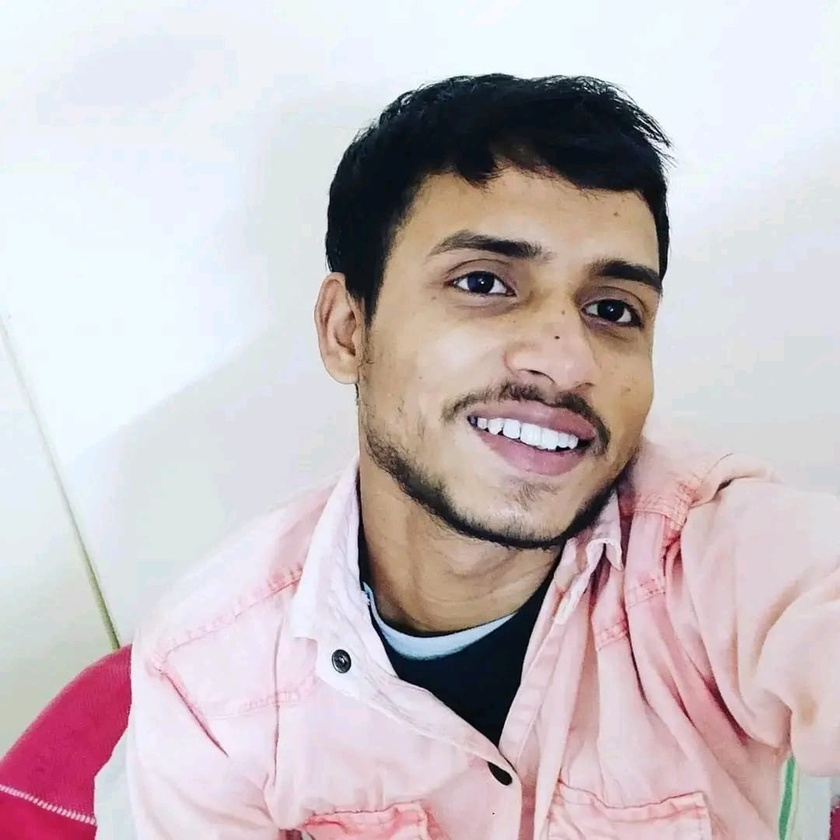
#> input picture .vscode/Danish 3.jpg, 840 x 840 px, shrunk from 1080 x 1080 before the run, given in place of the camera
$ python 'Face detect.py'
#> lines starting #> are read from the running program, lines starting #| are printed output that depends on the picture; after the words box and inside, x2 and y2 are one past the last pixel; in counts of white or black regions, pixels touching at a corner belong together
import cv2
import numpy as np

# Open the webcam (camera index 0, or change it to the appropriate index)
cap = cv2.VideoCapture(0)

while True:
    # Read a frame from the webcam
    ret, frame = cap.read()
#> frame is the input picture: shape (840, 840, 3); mean B, G, R 193.8, 190.4, 201.4

    # Convert the frame to the HSV color space
    hsv = cv2.cvtColor(frame, cv2.COLOR_BGR2HSV)
#> hsv: shape (840, 840, 3); mean H, S, V 101.5, 39.5, 208.5

    # Define the range of skin color in HSV
    lower_skin = np.array([0, 20, 70], dtype=np.uint8)
    upper_skin = np.array([20, 255, 255], dtype=np.uint8)

    # Threshold the HSV image to get only skin color
    mask = cv2.inRange(hsv, lower_skin, upper_skin)
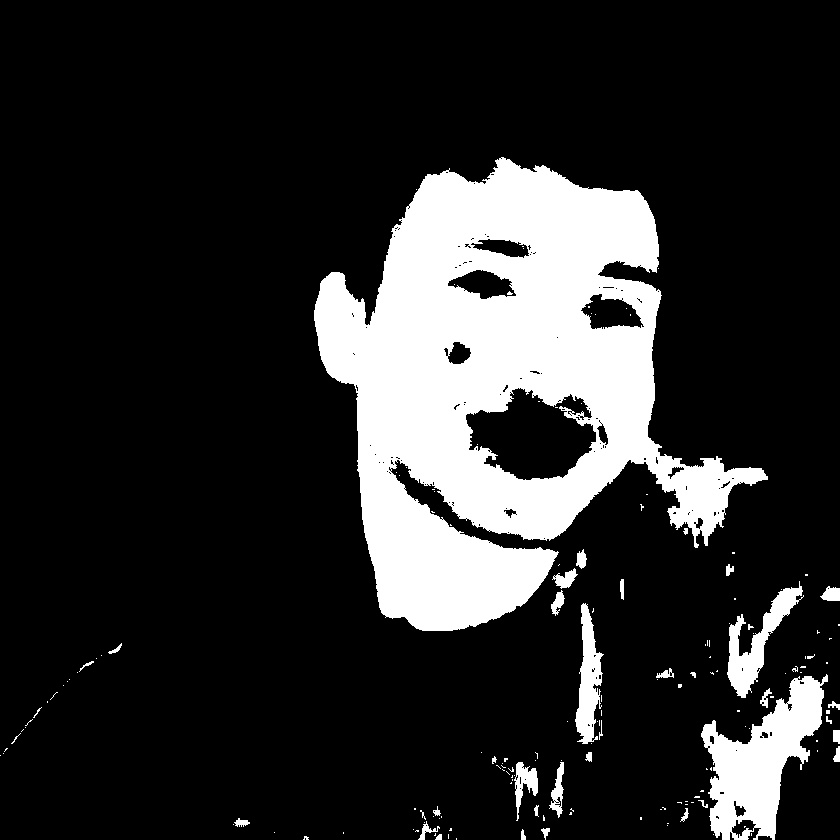
#> mask: shape (840, 840); 17.5% white; 164 white regions (129 under 20 px)

    # Find contours in the binary mask
    contours, _ = cv2.findContours(mask, cv2.RETR_EXTERNAL, cv2.CHAIN_APPROX_SIMPLE)
#> contours = 150 contours, 122 with area under 20; largest, box (x1, y1, x2, y2) and area: (314, 157, 768, 631) 115430, (701, 674, 828, 840) 9884, (727, 581, 804, 698) 2468, (575, 603, 604, 744) 1993, (514, 762, 538, 821) 546

    # Draw rectangles around the detected hands
    for contour in contours:
        area = cv2.contourArea(contour)
        if area > 1000:  # Adjust this threshold based on your environment
            x, y, w, h = cv2.boundingRect(contour)
            cv2.rectangle(frame, (x, y), (x+w, y+h), (0, 255, 0), 2)
#> this loop made 150 passes
#> (area, x, y, w, h) on passes 97, 125, 130, 150: (9883.5, 701, 674, 127, 166), (1993, 575, 603, 29, 141), (2468, 727, 581, 77, 117), (115430.5, 314, 157, 454, 474)
#> area on passes 5, 11, 13, 19, 21, 29: 21, 26, 38.5, 85.5, 59, 33
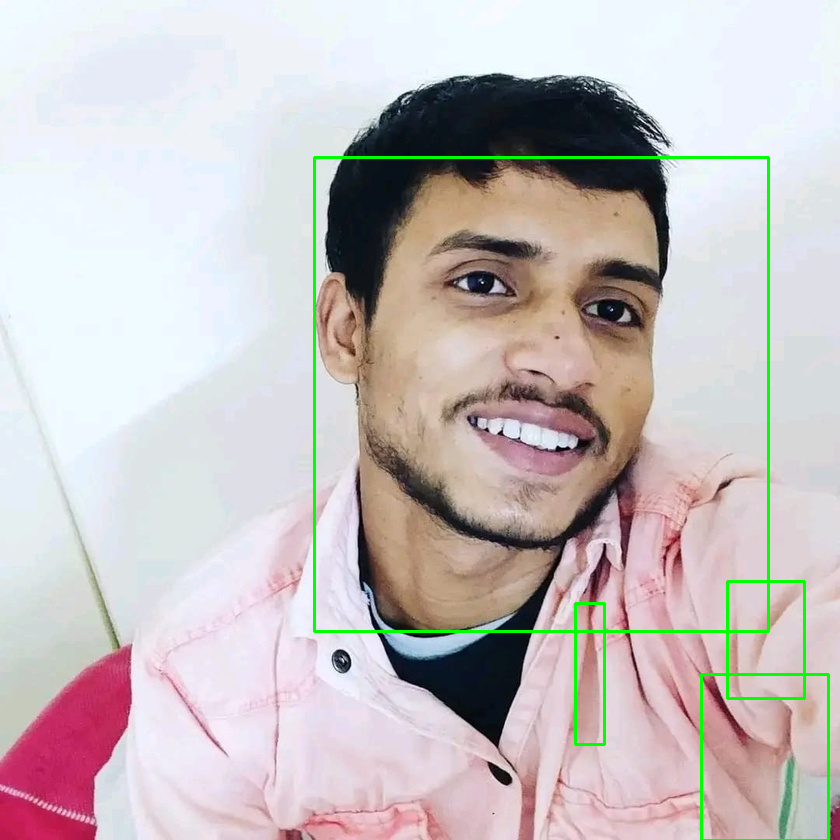
#> frame: shape (840, 840, 3); 1.3% of pixels changed, all inside (x1, y1, x2, y2) = (313, 156, 830, 840)

    # Display the frame with detected hands
    cv2.imshow('Webcam Hand Detection', frame)

    # Break the loop if the 'q' key is pressed
    if cv2.waitKey(1) & 0xFF == ord('q'):
#> (key q is pressed here)
        break

# Release the webcam and close the OpenCV windows
cap.release()
cv2.destroyAllWindows()
